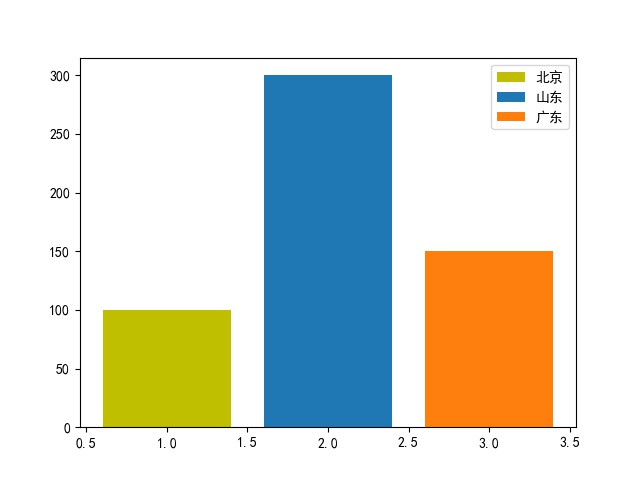

Write the Python code that produced this figure.
"""
绘制柱状图
"""
import matplotlib.pyplot as plt # 数据可视化

# 解决中文字体显示问题
import matplotlib
matplotlib.rcParams['font.sans-serif']=['simhei'] # 配置字体
matplotlib.rcParams['font.family']='sans-serif'

plt.bar([1],[100],label="北京",color='y')
plt.bar([2],[300],label="山东")
plt.bar([3],[150],label="广东")

plt.legend() # 绘制
plt.savefig("1,Bar-charts-paint.jpg")# 保存图片
plt.show() # 显示

